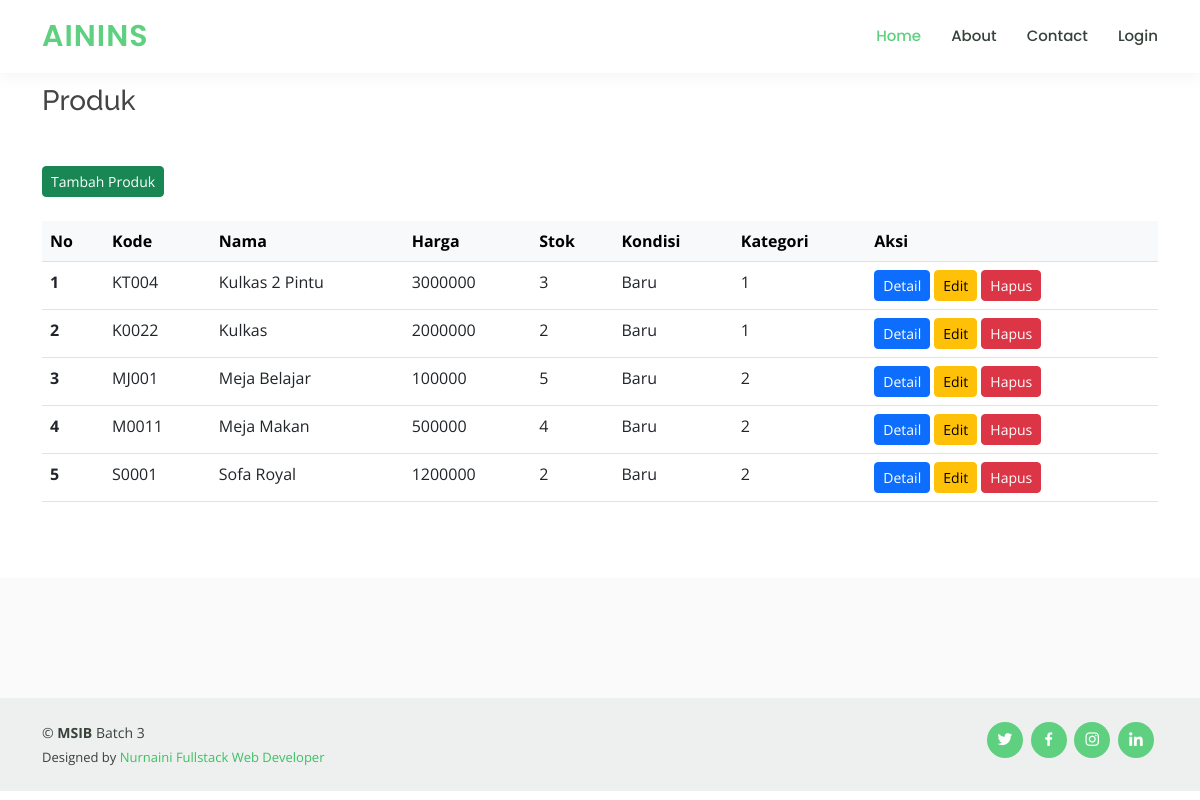
The page /index.php?hal=produk on the database its author committed.
### tables this page shows
CREATE TABLE `produk` (
  `id` int(11) NOT NULL,
  `kode` char(5) NOT NULL,
  `nama` varchar(50) NOT NULL,
  `stok` int(11) NOT NULL,
  `tgl_produksi` date NOT NULL,
  `kondisi` enum('Baru','Second') NOT NULL,
  `idjenis` int(11) NOT NULL,
  `foto` varchar(30) DEFAULT NULL,
  `harga` int(100) DEFAULT NULL
);

### models/Produk.php (called while the page is built, shortened)
<?php
class Produk{
    private $koneksi;
    public function __construct(){
        global $dbh;
        $this->koneksi = $dbh;
    }
    public function dataProduk() {
        $sql = "SELECT produk.*, jenis.nama AS kategori FROM produk
                INNER JOIN jenis ON jenis.id = produk.idjenis
                ORDER BY id DESC";
        $ps = $this->koneksi->prepare($sql);
        $ps->execute();
        $rs = $ps->fetchAll();
        return $rs;
    }
}

### produk.php (the view, shortened to what this page needs)
<?php
$model = new Produk();
$data_produk = $model->dataProduk();
?>
<section class="section schedule">
    <div class="container">
        <div class="row">
            <div class="col-12">
                <div class="section-title">
                    <h3><span class="alternate">Produk</span></h3>
                </div>
            </div>
        </div>
        <div class="row">
            <div class="col-12">
                <a class="btn btn-sm btn-success" href="index.php?hal=produk_form" role="button">Tambah Produk</a>
                <br /><br />
                <table class="table">
                    <thead class="table-light">
                        <tr>
                            <th scope="col">No</th>
                            <th scope="col">Kode</th>
                            <th scope="col">Nama</th>
                            <th scope="col">Harga</th>
                            <th scope="col">Stok</th>
                            <th scope="col">Kondisi</th>
                            <th scope="col">Kategori</th>
                            <th scope="col">Aksi</th>
                        </tr>
                    </thead>
                    <tbody>
                        <?php
                        $no = 1;
                        foreach($data_produk as $row){
                        ?>
                        <tr>
                            <th scope="row"><?= $no ?></th>
                            <td><?= $row['kode'] ?></td>
                            <td><?= $row['nama'] ?></td>
                            <td><?= $row['harga'] ?></td>
                            <td><?= $row['stok'] ?></td>
                            <td><?= $row['kondisi'] ?></td>
                            <td><?= $row['idjenis'] ?></td>
                            <td>
                                <form action="produk_controller.php" method="POST">
                                    <a href="index.php?hal=produk_detail&id=<?= $row['id'] ?>">
                                        <button type="button" class="btn btn-sm btn-primary">Detail</button>
                                    </a>
                                    <a href="index.php?hal=produk_form&idedit=<?= $row['id'] ?>">
                                        <button type="button" class="btn btn-sm btn-warning ">Edit</button>
                                    </a>
                                    <button type="submit" class="btn btn-danger btn-sm" name="proses" value="hapus"
                                        onclick="return confirm('Anda yakin data akan dihapus?')">Hapus</button>
                                </form>
                            </td>
                        </tr>
                        <?php
                        $no++;
                        }
                        ?>
                    </tbody>
                </table>
            </div>
        </div>
    </div>
</section>

### header.php (shortened to what this page needs)
<!DOCTYPE html>
<html lang="en">
<head>
  <link href="assets/vendor/animate.css/animate.min.css" rel="stylesheet">
  <link href="assets/vendor/aos/aos.css" rel="stylesheet">
  <link href="assets/vendor/bootstrap/css/bootstrap.min.css" rel="stylesheet">
  <link href="assets/vendor/bootstrap-icons/bootstrap-icons.css" rel="stylesheet">
  <link href="assets/vendor/boxicons/css/boxicons.min.css" rel="stylesheet">
  <link href="assets/vendor/remixicon/remixicon.css" rel="stylesheet">
  <link href="assets/vendor/swiper/swiper-bundle.min.css" rel="stylesheet">
  <link href="assets/css/style.css" rel="stylesheet">
</head>
<body>

### navigation.php (shortened to what this page needs)
<?php
$sesi = $_SESSION['MEMBER'];
?>
  <header id="header" class="fixed-top">
    <div class="container d-flex align-items-center">
      <h1 class="logo me-auto"><a href="index.php?hal=home">Ainins</a></h1>
      <nav id="navbar" class="navbar order-last order-lg-0">
        <ul>
          <li><a class="active" href="index.php?hal=home">Home</a></li>
          <li><a href="index.php?hal=about">About</a></li>
          <li><a href="index.php?hal=contact">Contact</a></li>
          <?php
          if(!isset($sesi)){
          ?>
          <li><a href="login_form.php" class="nav-link">Login</a></li>
          <?php } ?>
        </ul>
      </nav>
    </div>
  </header>

### index.php (shortened to what this page needs)
<?php
include_once 'koneksi.php';
include_once 'models/Produk.php';
include_once 'header.php';
include_once 'navigation.php';
echo '<br/>';
$hal = $_REQUEST['hal'];
if(!empty($hal)){
    include_once $hal.'.php';
}
else{
    include_once 'home.php';
}
include_once 'footer.php';

### footer.php (shortened to what this page needs)
 <footer id="footer">
<div class="footer-top">
  <div class="container">
    <div class="row">
    </div>
  </div>
</div>
<div class="container d-md-flex py-4">
  <div class="me-md-auto text-center text-md-start">
    <div class="copyright">
      &copy; <strong><span>MSIB</span></strong> Batch 3
    </div>
    <div class="credits">
      Designed by <a href="https://bootstrapmade.com/">Nurnaini Fullstack Web Developer</a>
    </div>
  </div>
  <div class="social-links text-center text-md-right pt-3 pt-md-0">
    <a href="https://twitter.com/nurnainisadir" class="twitter"><i class="bx bxl-twitter"></i></a>
    <a href="https://www.facebook.com/nii.165" class="facebook"><i class="bx bxl-facebook"></i></a>
    <a href="https://www.instagram.com/nurnainisadir" class="instagram"><i class="bx bxl-instagram"></i></a>
    <a href="https://www.linkedin.com/in/nurnaini-sadir-91452022b" class="linkedin"><i class="bx bxl-linkedin"></i></a>
  </div>
</div>
</footer>
</body>
</html>

### assets/css/style.css (style rules this page uses)
body { font-family: "Open Sans", sans-serif; color: #444444; }
a { color: #5fcf80; text-decoration: none; }
h1, h2, h3, h4, h5, h6 { font-family: "Raleway", sans-serif; }
#header { background: #fff; transition: all 0.5s; z-index: 997; padding: 15px 0; box-shadow: 0px 0 18px rgba(55, 66, 59, 0.08); }
#header .logo { font-size: 30px; margin: 0; padding: 0; line-height: 1; font-weight: 600; letter-spacing: 1px; text-transform: uppercase; font-family: "Poppins", sans-serif; }
#header .logo a { color: #5fcf80; }
.navbar { padding: 0; }
.navbar ul { margin: 0; padding: 0; display: flex; list-style: none; align-items: center; }
.navbar li { position: relative; }
.navbar a, .navbar a:focus { display: flex; align-items: center; justify-content: space-between; padding: 10px 0 10px 30px; font-family: "Poppins", sans-serif; font-size: 15px; font-weight: 500; color: #37423b; white-space: nowrap; transition: 0.3s; }
.navbar a:hover, .navbar .active, .navbar .active:focus, .navbar li:hover>a { color: #5fcf80; }
section { padding: 60px 0; overflow: hidden; }
.section-title { padding-bottom: 40px; }
#footer { color: #37423b; font-size: 14px; background: #eef0ef; }
#footer .footer-top { padding: 60px 0 30px 0; background: #f9faf9; }
#footer .credits { padding-top: 5px; font-size: 13px; }
#footer .credits a { color: #3ac162; transition: 0.3s; }
#footer .social-links a { font-size: 18px; display: inline-block; background: #5fcf80; color: #fff; line-height: 1; padding: 8px 0; margin-right: 4px; border-radius: 50%; text-align: center; width: 36px; height: 36px; transition: 0.3s; }

### rows shown on the page
produk: kode "KT004", nama "Kulkas 2 Pintu", harga "3000000", stok "3", kondisi "Baru", idjenis "1"
produk: kode "K0022", nama "Kulkas", harga "2000000", stok "2", kondisi "Baru", idjenis "1"
produk: kode "MJ001", nama "Meja Belajar", harga "100000", stok "5", kondisi "Baru", idjenis "2"
produk: kode "M0011", nama "Meja Makan", harga "500000", stok "4", kondisi "Baru", idjenis "2"
produk: kode "S0001", nama "Sofa Royal", harga "1200000", stok "2", kondisi "Baru", idjenis "2"
